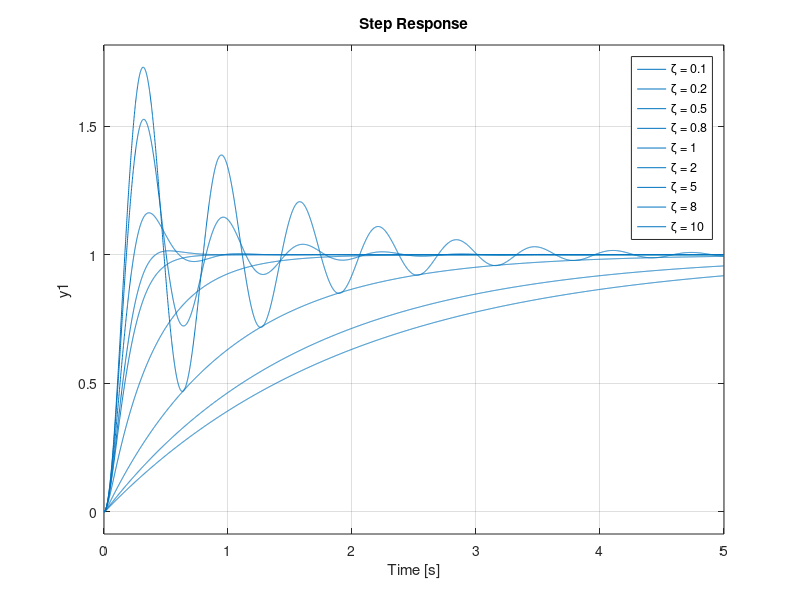

MATLAB code for this plot:
%% ENGR 315 - Lab 2 - Differential EQ
% Farnam Adelkhani 915815724
%10/2/2016

z = [0.1, 0.2, 0.5, 0.8, 1, 2, 5, 8, 10]
Wo = 10
figure(10)
hold
lz = length(z);
subplot(2, 1, 1)
for n = 1:9
s = tf('s');
t = Wo^2/(s^2 + 2*z(n)*Wo*s + Wo^2);
set(gca, 'NextPlot', 'add');
col = hsv(lz);
impulse(t,0:0.001:5)
legend('\zeta = 0.1', '\zeta = 0.2', '\zeta = 0.5', '\zeta = 0.8',... 
    '\zeta = 1', '\zeta = 2', '\zeta = 5', '\zeta = 8', '\zeta = 10');

end

subplot(2, 1, 2)
for n = 1:9
s = tf('s');
t = Wo^2/(s^2 + 2*z(n)*Wo*s + Wo^2);
set(gca, 'NextPlot', 'add');
col = hsv(lz);
step(t,0:0.001:5)
legend('\zeta = 0.1', '\zeta = 0.2', '\zeta = 0.5', '\zeta = 0.8',... 
    '\zeta = 1', '\zeta = 2', '\zeta = 5', '\zeta = 8', '\zeta = 10');

end
